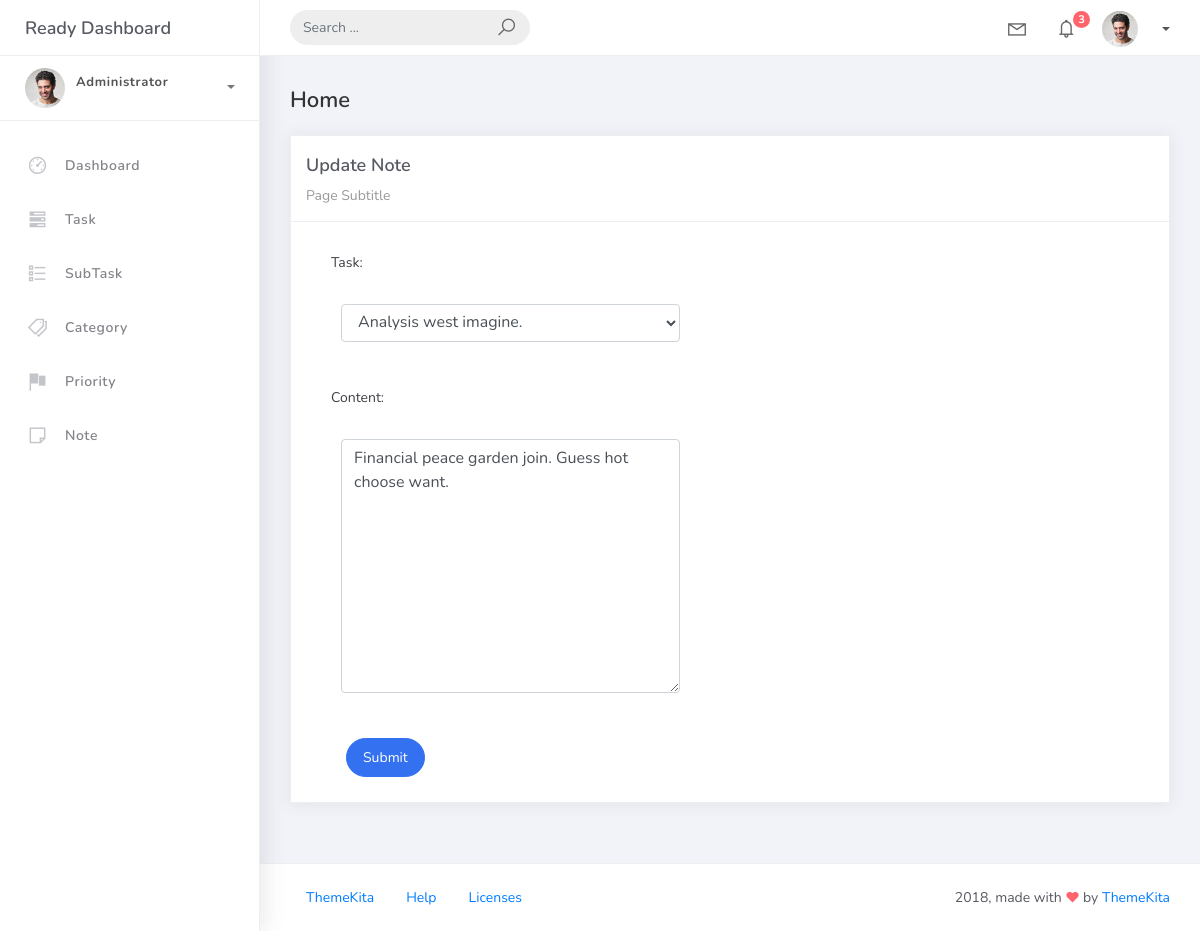
Page /note/3 on the committed database.
### tasks/models.py (models this page shows, shortened)
class BaseModel(models.Model):
    created_at = models.DateTimeField(auto_now_add=True)
    updated_at = models.DateTimeField(auto_now=True)
    class Meta:
        abstract = True

class Note(BaseModel):
    task = models.ForeignKey(
        Task,
        on_delete=models.CASCADE
    )
    content = models.TextField()

### tasks/views.py (the view)
# urls.py: path('note/<pk>', NoteUpdateView.as_view(), name='note-update'),
class NoteUpdateView(UpdateView):
    model = Note
    form_class = NoteForm
    template_name = "note_form.html"
    success_url = reverse_lazy('note-list')

### tasks/forms.py
class NoteForm(ModelForm):
    class Meta:
        model = Note
        fields = "__all__"

### tasks/models.py (called while the page is built)
    def __str__(self):
        return self.title

### hangarin/templates/note_form.html
{% extends 'base.html' %} {% load static %} {% block content %}
<div class="content">
    <div class="container-fluid">
        <h4 class="page-title">Home</h4>
        <div class="row">
            <div class="col-md-12">
                <div class="card">
                    <div class="card-header">
                        <div class="card-title">{% if object %}Update Note {% else %} Add New Note {% endif %}</div>
                        <div class="card-category">Page Subtitle</div>
                    </div>
                    <div class="col-md-6">
                        <div class="card-body">
                            <form class="" action="" method="post" novalidate>
                                {% csrf_token %} {% include 'includes/form.html' %}
                                 <div class="form-group">
                                        <div class="col-md-12 col-sm-3">
                                             <button type="submit" class="btn btn-primary btn-rounded">Submit</button>
                                        </div>
                                 </div>
                            </form>
                        </div>
                    </div>
                </div>
            </div>
        </div>
    </div>
</div>
{% endblock %}

### hangarin/templates/includes/form.html (shortened to what this page needs)
{% load widget_tweaks %}
{% for field in form %}
    <div class="field item form-group">
        <label>{{ field.label_tag }}</label>
        <div class="form-group">
            {% render_field field class="form-control" %}
        </div>
    </div>
{% endfor %}

### rows in the picture
Note: task "Analysis west imagine." "Financial peace garden join. Guess hot choose want."

### other values in the picture
{{ field.label_tag }} "Task:" "Content:"
